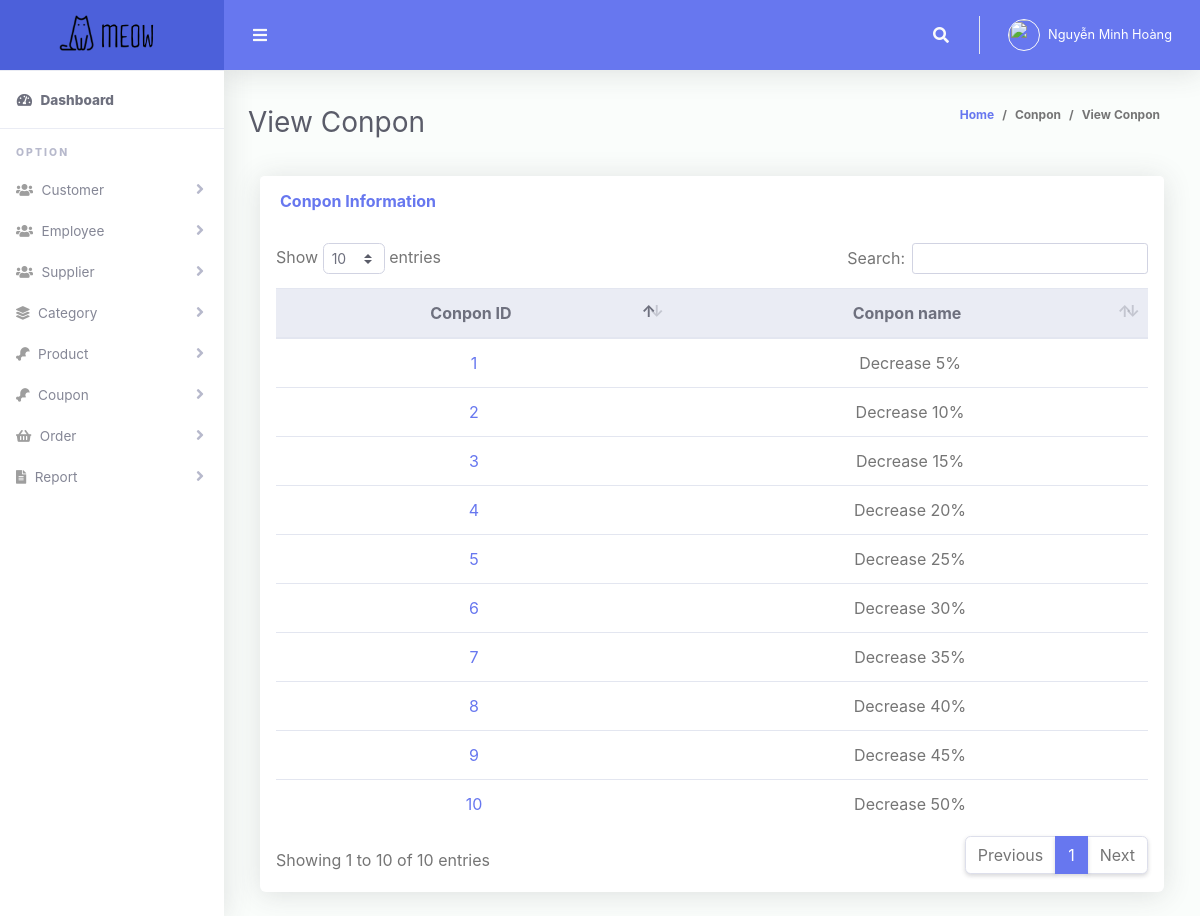
Page /_admin/view_coupons.php (signed in) on the committed database.
### tables this page shows
CREATE TABLE `coupons` (
  `coupon_id` int(5) NOT NULL,
  `coupon_name` varchar(50) DEFAULT NULL,
  `discount` int(10) DEFAULT NULL
);

### _admin/view_coupons.php (the view, shortened to what this page needs)
<?php
include('../database/connect.php');
?>
<!DOCTYPE html>
<html lang="en">
    <head>
        <link href="../assets/others/vendor/fontawesome-free/css/all.min.css" rel="stylesheet" type="text/css">
        <link href="../assets/others/vendor/bootstrap/css/bootstrap.min.css" rel="stylesheet" type="text/css">
        <link href="../assets/css/admin/ruang-admin.min.css" rel="stylesheet">
        <link href="../assets/others/vendor/datatables/dataTables.bootstrap4.min.css" rel="stylesheet">
    </head>
    <body id="page-top">
        <div id="wrapper">
            <?php include('sidebar.php'); ?>
            <div id="content-wrapper" class="d-flex flex-column">
                <div id="content">
                    <nav class="navbar navbar-expand navbar-light bg-navbar topbar mb-4 static-top">
                        <button id="sidebarToggleTop" class="btn btn-link rounded-circle mr-3">
                            <i class="fa fa-bars"></i>
                        </button>
                        <ul class="navbar-nav ml-auto">
                            <li class="nav-item dropdown no-arrow">
                                <a class="nav-link dropdown-toggle" href="#" id="searchDropdown" role="button" data-toggle="dropdown"
                                   aria-haspopup="true" aria-expanded="false">
                                    <i class="fas fa-search fa-fw"></i>
                                </a>
                            </li>
                            <li class="nav-item dropdown no-arrow">
                                <a class="nav-link dropdown-toggle" href="#" id="userDropdown" role="button" data-toggle="dropdown"
                                   aria-haspopup="true" aria-expanded="false">
                                    <img class="img-profile rounded-circle" src="../assets/img/avatars/<?php echo $_SESSION['avatar']; ?>" style="max-width: 60px">
                                    <span class="ml-2 d-none d-lg-inline text-white small"><?php echo $_SESSION['account_name']; ?></span>
                                </a>
                            </li>
                        </ul>
                    </nav>
                    <div class="container-fluid" id="container-wrapper">
                        <div class="d-sm-flex align-items-center justify-content-between mb-4">
                            <h1 class="h3 mb-0 text-gray-800">View Conpon</h1>
                            <ol class="breadcrumb">
                                <li class="breadcrumb-item"><a href="index.php">Home</a></li>
                                <li class="breadcrumb-item">Conpon</li>
                                <li class="breadcrumb-item active" aria-current="page">View Conpon</li>
                            </ol>
                        </div>
                        <div class="col-lg-12">
                            <div class="card mb-4">
                                <div class="card-header py-3 d-flex flex-row align-items-center justify-content-between">
                                    <h6 class="m-0 font-weight-bold text-primary">Conpon Information</h6>
                                </div>
                                <div class="table-responsive p-3">
                                    <table class="table align-items-center table-flush table-hover" id="dataTableHover">
                                        <thead class="thead-light">
                                            <tr  style="text-align: center;">
                                                <th>Conpon ID</th>
                                                <th>Conpon name</th>
                                            </tr>
                                        </thead>
                                        <tbody  style="text-align: center;">
                                            <?php
                                            $query_all_coupon = mysqli_query($con, "SELECT coupon_id, coupon_name FROM coupons;");
                                            while ($row = mysqli_fetch_array($query_all_coupon)) {
                                                ?>
                                                <tr>
                                                    <td><a href="#"><?php echo htmlentities($row['coupon_id']); ?></a></td>
                                                    <td><?php echo htmlentities($row['coupon_name']); ?></td>
                                                </tr>
                                            <?php } ?>
                                        </tbody>
                                    </table>
                                </div>
                            </div>
                        </div>
                    </div>
                </div>
            </div>
        </div>
</body>
</html>

### rows in the picture
coupons: coupon_id "1", coupon_name "Decrease 5%"
coupons: coupon_id "2", coupon_name "Decrease 10%"
coupons: coupon_id "3", coupon_name "Decrease 15%"
coupons: coupon_id "4", coupon_name "Decrease 20%"
coupons: coupon_id "5", coupon_name "Decrease 25%"
coupons: coupon_id "6", coupon_name "Decrease 30%"
coupons: coupon_id "7", coupon_name "Decrease 35%"
coupons: coupon_id "8", coupon_name "Decrease 40%"
coupons: coupon_id "9", coupon_name "Decrease 45%"
coupons: coupon_id "10", coupon_name "Decrease 50%"

### other values in the picture
$_SESSION['account_name'] "Nguyễn Minh Hoàng"
